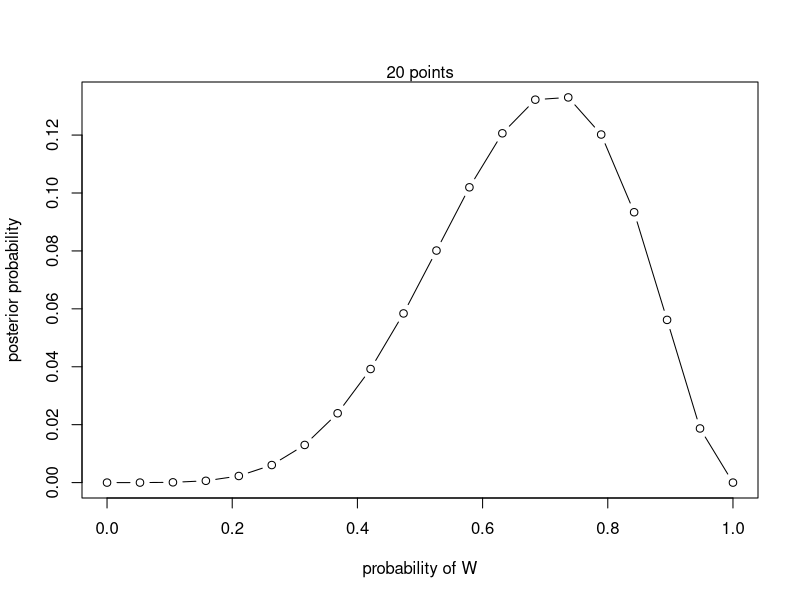

The R script that drew this image:
p_grid <- seq(from = 0, to = 1, length.out = 20) 

print(p_grid)

prior <- rep(1, 20) # Uninformative prior - 1 for all weights across grid

# Testing alternate prior 1: probability of Water cannot be less than 0.5
# prior <- ifelse(p_grid<0.5, 0, 1)

# Testing alternative prior 2: probability of water - what does e raised to the power of the prior mean?
# prior <- exp(-5*abs(p_grid - 0.5))



print(prior)

# Evidence observed is 6W, 3L out of total of 9.
# "Test" each probability by feeding it into the dbinom function
# likelihood <- dbinom(6, size = 9, prob = p_grid)


# Q2M1 1): 3W out of 3 tosses
# likelihood <- dbinom(3, size = 3, prob = p_grid)

# Q2M1 2): 3W out of 4 tosses
# likelihood <- dbinom(3, size = 4, prob = p_grid)


# Q2M1 3): 3W out of 3 tosses
likelihood <- dbinom(5, size = 7, prob = p_grid)




# Likelihood * prior (uninformative)
unstd.posterior <- likelihood * prior

print(sum(unstd.posterior))

# Standardize the posterior by unstd.posterior so it sums to 1
posterior <- unstd.posterior/sum(unstd.posterior)

# Prove to myself that it sums to 1
print(sum(posterior))

plot(p_grid, posterior, type = "b", xlab = "probability of W", ylab = "posterior probability")
mtext("20 points")
